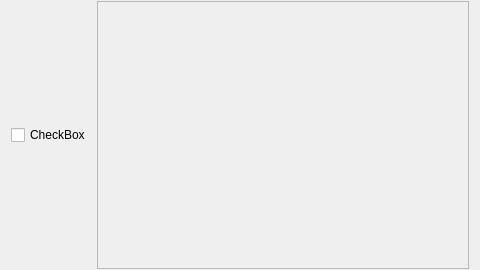
<?xml version="1.0" encoding="UTF-8"?>
<ui version="4.0">
 <class>SectForm</class>
 <widget class="QWidget" name="SectForm">
  <property name="geometry">
   <rect>
    <x>0</x>
    <y>0</y>
    <width>480</width>
    <height>270</height>
   </rect>
  </property>
  <property name="windowTitle">
   <string>Form</string>
  </property>
  <layout class="QGridLayout" name="gridLayout">
   <property name="topMargin">
    <number>1</number>
   </property>
   <property name="bottomMargin">
    <number>1</number>
   </property>
   <item row="0" column="0">
    <widget class="QCheckBox" name="checkBox">
     <property name="text">
      <string>CheckBox</string>
     </property>
    </widget>
   </item>
   <item row="0" column="1">
    <widget class="QFrame" name="contentWidget">
     <property name="sizePolicy">
      <sizepolicy hsizetype="Expanding" vsizetype="Expanding">
       <horstretch>0</horstretch>
       <verstretch>0</verstretch>
      </sizepolicy>
     </property>
     <property name="frameShape">
      <enum>QFrame::StyledPanel</enum>
     </property>
     <property name="frameShadow">
      <enum>QFrame::Raised</enum>
     </property>
    </widget>
   </item>
  </layout>
 </widget>
 <resources/>
 <connections>
  <connection>
   <sender>checkBox</sender>
   <signal>stateChanged(int)</signal>
   <receiver>SectForm</receiver>
   <slot>callbackSectCheckBox(int)</slot>
   <hints>
    <hint type="sourcelabel">
     <x>33</x>
     <y>142</y>
    </hint>
    <hint type="destinationlabel">
     <x>50</x>
     <y>70</y>
    </hint>
   </hints>
  </connection>
 </connections>
 <slots>
  <slot>callbackSectCheckBox(int)</slot>
 </slots>
</ui>
